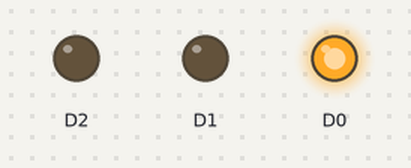
Bench run of a sketch on a simulated ESP8266 (NodeMCU). Shown: output pins drawn as LEDs (lit = HIGH).

Above: at 0.05 s.
At 0.75 s:
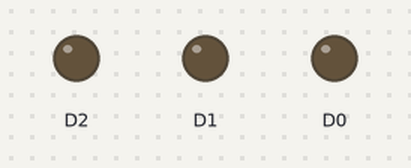
At 1.45 s:
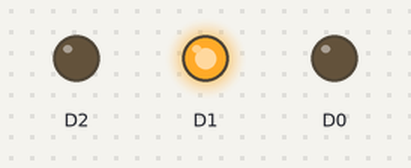
At 2.85 s:
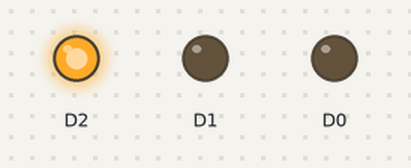
Timing chart, 0 to 3.1 s (numbered marks = the images above):
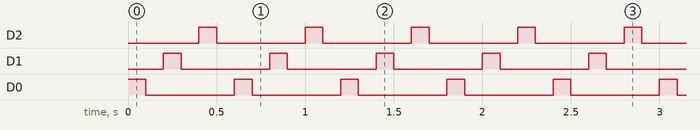

The sketch:

sketch_sep19a.ino
```cpp
void setup() {
  pinMode(D0, OUTPUT);
  pinMode(D1, OUTPUT);
  pinMode(D2, OUTPUT);
}

void loop() {
  digitalWrite(D0, HIGH);
  delay(100);
  digitalWrite(D0, LOW);
  delay(100);
  digitalWrite(D1, HIGH);
  delay(100);
  digitalWrite(D1, LOW);
  delay(100);
  digitalWrite(D2, HIGH);
  delay(100);
  digitalWrite(D2, LOW);
  delay(100);
}
```

Measured:
- by itself, D2, D1, D0: alternates HIGH for 0.10 s and LOW for 0.50 s
